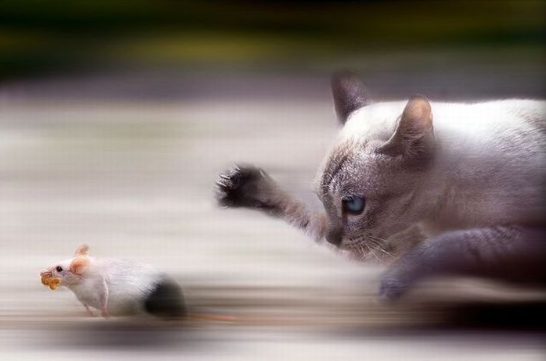
#> input picture chase.png, 546 x 361 px; its folder holds only this picture in this run
$ python mask.py
#> lines starting #> are read from the running program, lines starting #| are printed output that depends on the picture; after the words box and inside, x2 and y2 are one past the last pixel; in counts of white or black regions, pixels touching at a corner belong together
### focus.py
#!/usr/bin/env python
# -*- coding: utf-8 -*-
__author__ = 'Will Brennan'

# built-in modules
import logging
import argparse
# Standard modules
import cv2
import numpy as np
import skimage
import skimage.measure
import skimage.segmentation
# Custom modules
import scripts

logger = logging.getLogger('main')


# [42 lines left out: functions get_masks, blur_mask_old, not called in this run]


def morphology(msk):
    """
    Apply erosion and dilation operators
    :param msk: mask
    """
    assert isinstance(msk, np.ndarray), 'msk must be a numpy array'
    assert msk.ndim == 2, 'msk must be a greyscale image'

    kernel = cv2.getStructuringElement(cv2.MORPH_ELLIPSE, (5, 5))
    msk = cv2.erode(msk, kernel, iterations=1)
    kernel = cv2.getStructuringElement(cv2.MORPH_ELLIPSE, (3, 3))
    msk = cv2.morphologyEx(msk, cv2.MORPH_CLOSE, kernel)
    msk[msk < 128] = 0
    msk[msk > 127] = 255
    return msk


def remove_border(msk, width=50):
    """
    Whiten mask borders
    :param msk: mask
    :param width: width to remove
    """
    assert isinstance(msk, np.ndarray), 'msk must be a numpy array'
    assert msk.ndim == 2, 'msk must be a greyscale image'

    dh, dw = map(lambda i: i // width, msk.shape)
    h, w = msk.shape
    msk[:dh, :] = 255
    msk[h-dh:, :] = 255
    msk[:, :dw] = 255
    msk[:, w-dw:] = 255
    return msk


def blur_mask(img):
    """
    Get blur mask in image
    :param img: image
    """
    assert isinstance(img, np.ndarray), 'img_col must be a numpy array'
    assert img.ndim == 3, 'img_col must be a color image ({0} dimensions currently)'.format(img.ndim)

    msk, _, blurry = blur_detector(img)
    logger.debug('inverting img_fft')
    msk = cv2.convertScaleAbs(255 - (255 * msk / np.max(msk)))
    msk[msk < 50] = 0
    msk[msk > 127] = 255
    logger.debug('removing border')
    msk = remove_border(msk)
    logger.debug('applying erosion and dilation operators')
    msk = morphology(msk)
    logger.debug('evaluation complete')
    result = np.sum(msk) / (255.0 * msk.size)
    logger.info('{0}% of input image is blurry'.format(int(100 * result)))
    return msk, result, blurry


def evaluate(img_col, args):
    """
    Evaluate blur within image
    :param img_col: image
    :param args: arguments
    """
    np.seterr(all='ignore')
    assert isinstance(img_col, np.ndarray), 'img_col must be a numpy array'
    assert img_col.ndim == 3, 'img_col must be a color image ({0} dimensions currently)'.format(img_col.ndim)
    assert isinstance(args, argparse.Namespace), 'args must be of type argparse.Namespace not {0}'.format(type(args))

    img_gry = cv2.cvtColor(img_col, cv2.COLOR_RGB2GRAY)
    rows, cols = img_gry.shape
    crow, ccol = rows // 2, cols // 2
    f = np.fft.fft2(img_gry)
    fshift = np.fft.fftshift(f)
    fshift[crow-75:crow+75, ccol-75:ccol+75] = 0
    f_ishift = np.fft.ifftshift(fshift)
    img_fft = np.fft.ifft2(f_ishift)
    img_fft = 20 * np.log(np.abs(img_fft))

    if args.display and not args.testing:
        cv2.destroyAllWindows()
        scripts.display('img_fft', img_fft)
        scripts.display('img_col', img_col)
        cv2.waitKey(0)

    result = np.mean(img_fft)
    return img_fft, result, result < args.thresh


def blur_detector(img_col, thresh=10, mask=False):
    """
    Detect blurs
    :param img_col: image
    :param thresh: threshold
    :param mask: if mask
    """
    assert isinstance(img_col, np.ndarray), 'img_col must be a numpy array'
    assert img_col.ndim == 3, 'img_col must be a color image ({0} dimensions currently)'.format(img_col.ndim)

    args = scripts.gen_args()
    args.thresh = thresh
    if mask:
        return blur_mask(img_col)
    else:
        return evaluate(img_col=img_col, args=args)

### scripts.py
#!/usr/bin/env python
# -*- coding: utf-8 -*-
__author__ = 'Will Brennan'

# Built-in Modules
import os
import argparse
import logging
# Standard Modules
import cv2
import numpy as np
# Custom Modules

logger = logging.getLogger('main')


# [30 lines left out: function get_logger, not called in this run]


def get_args(default=None, args_string=''):
    """
    :param default: dictionary of default arguments with keys as `dest`
    :param args_string: arguments passed on startup
    :return: command line arguments
    """
    if not default:
        default = {}

    parser = argparse.ArgumentParser(description=__doc__)
    parser.add_argument('image_paths', type=str, nargs='+', help="Filepath for input images or folder containing images")
    parser.add_argument('-p', '--superpixel', dest='superpixel', action='store_true', help='generate blur estimation for superpixels')
    parser.add_argument('-r', '--thresh', dest='thresh', default=10, type=str, help='threshold for deciding if blurry (between 0 & 1)')
    parser.add_argument('-m', '--mask', dest='mask', action='store_true', help='Conduct SLIC Segmentation to generate focus mask')
    parser.add_argument('-d', '--display', dest='display', action='store_true', help='display image steps')
    parser.add_argument('-e', '--debug', dest='debug', action='store_true', help='set logger to debug')
    parser.add_argument('-q', '--quite', dest='quite', action='store_true', help='silence the logger')
    parser.add_argument('-s', '--save', dest='save', action='store_true', help='save blur masks')
    parser.add_argument('-t', '--testing', dest='testing', action='store_true', help='enable testing method')

    if args_string:
        args_string = args_string.split(' ')
        args = parser.parse_args(args_string)
    else:
        args = parser.parse_args()

    return args


def gen_args():
    """
    Generate arguments
    """
    return get_args(args_string='USED_GEN_ARGS')


# [36 lines left out: functions find_images, xfind_images, not called in this run]


def display(title, img, max_size=200000):
    """
    Display image
    :param title: title for image
    :param img: image
    :param max_size: maximum size for image
    """
    assert isinstance(img, np.ndarray), 'img must be a numpy array'
    assert isinstance(title, str), 'title must be a string'

    rows, cols = img.shape[:2]
    scale = np.sqrt(min(1.0, float(max_size) / (rows * cols)))
    logger.debug('image is being scaled by a factor of {0}'.format(scale))

    shape = (int(scale * cols), int(scale * rows))
    img = cv2.resize(img, shape)
    cv2.imshow(title, img)

### mask.py
#!/usr/bin/env python
# -*- coding: utf-8 -*-
__author__ = 'Will Brennan'

# built-in modules
import logging
# Standard modules
import cv2
# Custom modules
import focus
import scripts

logger = logging.getLogger('main')


def main():
    img_path = input("Please Enter Image Path: ")
#> the answer given: chase.png
    img = cv2.imread(img_path)
#> img is the input picture: shape (361, 546, 3); mean B, G, R 115.9, 120.8, 131.4
    msk, _, _ = focus.blur_mask(img)
#> in evaluate, `img_gry = cv2.cvtColor(img_col, cv2.COLOR_RGB2GRAY)`:
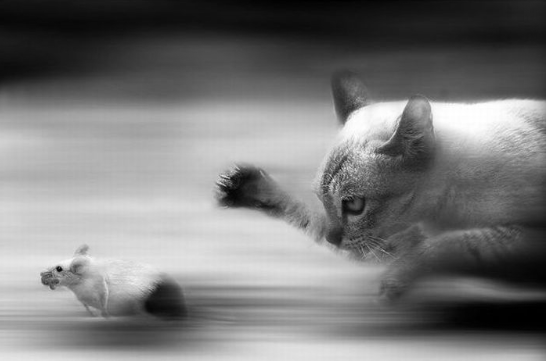
#> img_gry: shape (361, 546); min 0, max 255, mean 120.6
#> in evaluate, `img_fft = 20 * np.log(np.abs(img_fft))`:
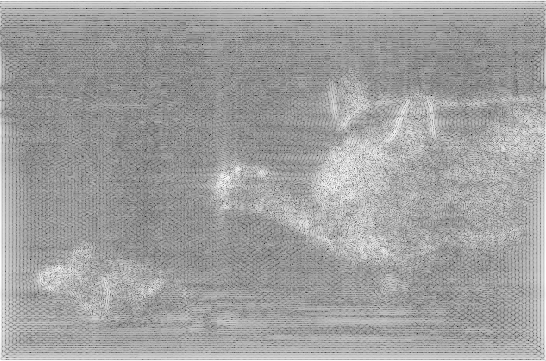
#> img_fft: shape (361, 546) float64; min -134.5, max 88.05, mean 5.9; drawn with min black and max white
#> in evaluate, `result = np.mean(img_fft)`: result = 5.87
#> in blur_mask, `msk, _, blurry = blur_detector(img)`: blurry = True
#> in blur_mask, `msk[msk < 50] = 0`:
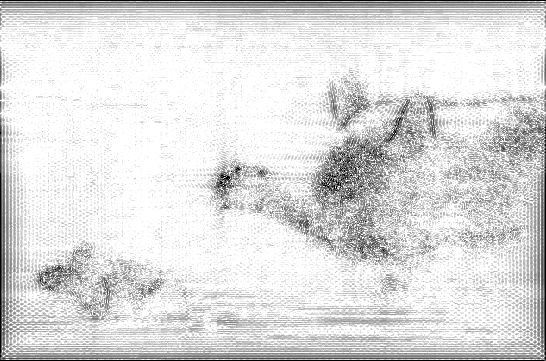
#> msk: shape (361, 546); min 0, max 255, mean 221
#> in blur_mask, `msk[msk > 127] = 255`:
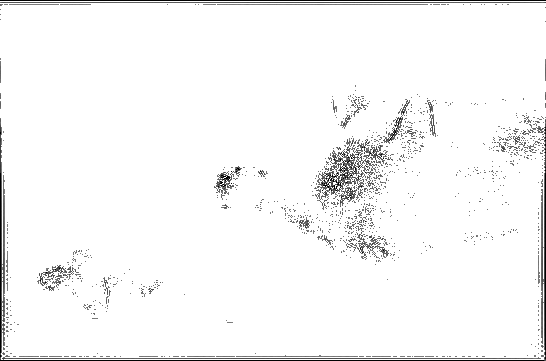
#> msk: shape (361, 546); min 0, max 255, mean 246.4
#> in remove_border, `msk[:, w-dw:] = 255`:
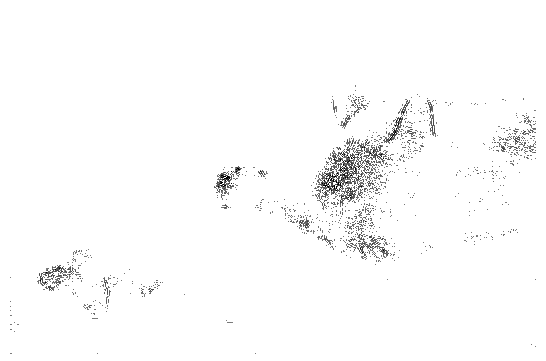
#> msk: shape (361, 546); min 0, max 255, mean 251
#> in morphology, `msk = cv2.erode(msk, kernel, iterations=1)`:
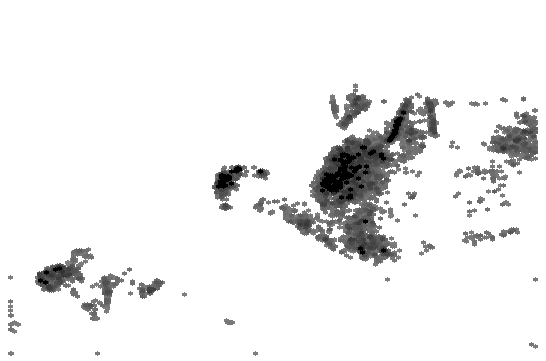
#> msk: shape (361, 546); min 0, max 255, mean 239.1
#> in morphology, `msk[msk < 128] = 0`:
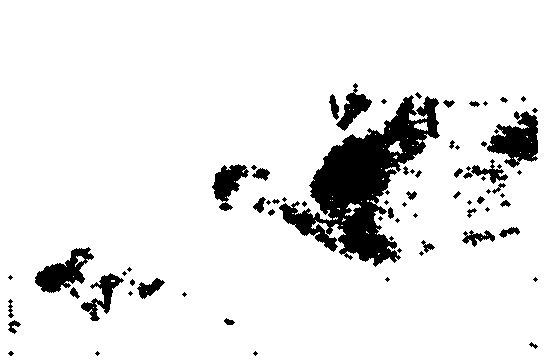
#> msk: shape (361, 546); 90.7% white; 77 black regions (38 under 20 px), largest, box (x1, y1, x2, y2) and area: (279, 95, 440, 267) 10289, (487, 111, 538, 168) 1648, (35, 247, 94, 293) 1263
#> in blur_mask, `result = np.sum(msk) / (255.0 * msk.size)`: result = 0.907
    scripts.display('img', img)
    scripts.display('msk', msk)
    cv2.waitKey(0)


if __name__ == '__main__':
    main()
